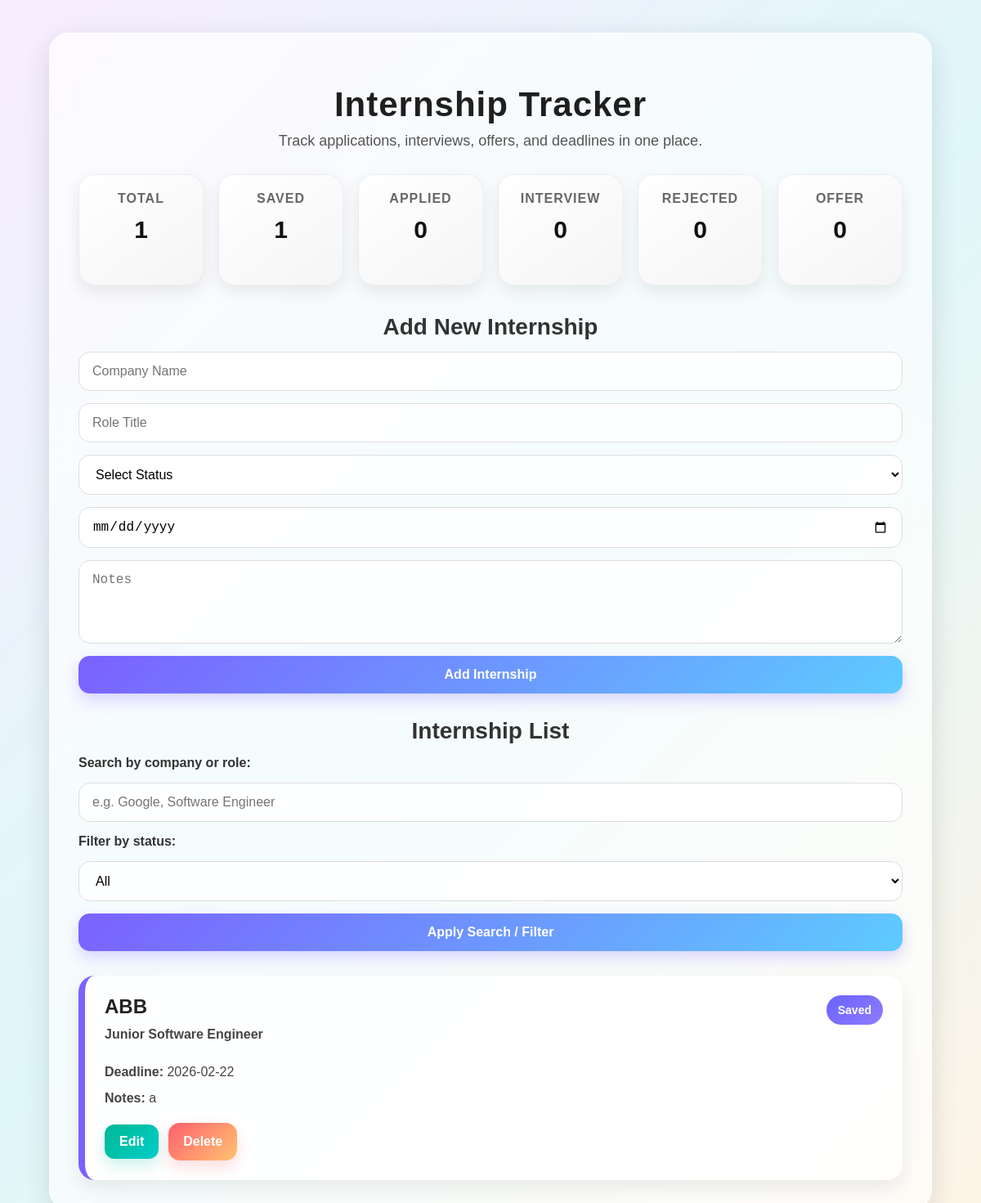
The page / on the database its author committed.
### tables this page shows
CREATE TABLE internships (
            id INTEGER PRIMARY KEY AUTOINCREMENT,
            company TEXT NOT NULL,
            role TEXT NOT NULL,
            status TEXT NOT NULL,
            deadline TEXT NOT NULL,
            notes TEXT
        );

### app.py (the view)
@app.route("/")
def home():
    selected_status = request.args.get("status", "")
    search_query = request.args.get("search", "").strip()
    conn = get_db_connection()
    total_count = conn.execute("SELECT COUNT(*) FROM internships").fetchone()[0]
    saved_count = conn.execute("SELECT COUNT(*) FROM internships WHERE status = 'Saved'").fetchone()[0]
    applied_count = conn.execute("SELECT COUNT(*) FROM internships WHERE status = 'Applied'").fetchone()[0]
    interview_count = conn.execute("SELECT COUNT(*) FROM internships WHERE status = 'Interview'").fetchone()[0]
    rejected_count = conn.execute("SELECT COUNT(*) FROM internships WHERE status = 'Rejected'").fetchone()[0]
    offer_count = conn.execute("SELECT COUNT(*) FROM internships WHERE status = 'Offer'").fetchone()[0]
    query = "SELECT * FROM internships WHERE 1=1"
    params = []
    if selected_status and selected_status != "All":
        query += " AND status = ?"
        params.append(selected_status)
    if search_query:
        query += " AND (company LIKE ? OR role LIKE ?)"
        params.append(f"%{search_query}%")
        params.append(f"%{search_query}%")
    query += " ORDER BY id DESC"
    internships = conn.execute(query, params).fetchall()
    conn.close()
    return render_template(
        "index.html",
        internships=internships,
        selected_status=selected_status,
        search_query=search_query,
        total_count=total_count,
        saved_count=saved_count,
        applied_count=applied_count,
        interview_count=interview_count,
        rejected_count=rejected_count,
        offer_count=offer_count
    )

### app.py (called while the page is built)
def get_db_connection():
    conn = sqlite3.connect("internships.db")
    conn.row_factory = sqlite3.Row
    return conn

### templates/index.html (shortened to what this page needs)
<!DOCTYPE html>
<html lang="en">
<head>
    <link rel="stylesheet" href="{{ url_for('static', filename='style.css') }}">
</head>
<body>
    <div class="container">
        <div class="hero">
            <h1>Internship Tracker</h1>
            <p class="subtitle">Track applications, interviews, offers, and deadlines in one place.</p>
        </div>
        <div class="dashboard">
            <div class="stat-card"><h3>Total</h3><p>{{ total_count }}</p></div>
            <div class="stat-card"><h3>Saved</h3><p>{{ saved_count }}</p></div>
            <div class="stat-card"><h3>Applied</h3><p>{{ applied_count }}</p></div>
            <div class="stat-card"><h3>Interview</h3><p>{{ interview_count }}</p></div>
            <div class="stat-card"><h3>Rejected</h3><p>{{ rejected_count }}</p></div>
            <div class="stat-card"><h3>Offer</h3><p>{{ offer_count }}</p></div>
        </div>
        <div class="section-header">
            <h2>Add New Internship</h2>
        </div>
        <form action="/add" method="POST" class="internship-form">
            <input type="text" name="company" placeholder="Company Name" required>
            <input type="text" name="role" placeholder="Role Title" required>
            <select name="status" required>
                <option value="">Select Status</option>
            </select>
            <input type="date" name="deadline" required>
            <textarea name="notes" placeholder="Notes" rows="4"></textarea>
            <button type="submit">Add Internship</button>
        </form>
        <div class="section-header">
            <h2>Internship List</h2>
        </div>
        <form action="/" method="GET" class="filter-form">
            <label for="search"><strong>Search by company or role:</strong></label>
            <input type="text" name="search" id="search" placeholder="e.g. Google, Software Engineer" value="{{ search_query }}">
            <label for="status"><strong>Filter by status:</strong></label>
            <select name="status" id="status">
                <option value="All" {% if selected_status == "All" or selected_status == "" %}selected{% endif %}>All</option>
            </select>
            <button type="submit">Apply Search / Filter</button>
        </form>
        {% if internships %}
            <div class="internship-list">
                {% for internship in internships %}
                    <div class="card">
                        <div class="card-top">
                            <div>
                                <h3>{{ internship.company }}</h3>
                                <p class="role-line">{{ internship.role }}</p>
                            </div>
                            <span class="status-badge status-{{ internship.status|lower }}">
                                {{ internship.status }}
                            </span>
                        </div>
                        <p><strong>Deadline:</strong> {{ internship.deadline }}</p>
                        <p><strong>Notes:</strong> {{ internship.notes }}</p>
                        <div class="button-group">
                            <a href="/edit/{{ internship.id }}" class="edit-link">Edit</a>
                            <form action="/delete/{{ internship.id }}" method="POST">
                                <button type="submit" class="delete-btn">Delete</button>
                            </form>
                        </div>
                    </div>
                {% endfor %}
            </div>
        {% else %}
            <p>No internships found for this search or filter.</p>
        {% endif %}
    </div>
</body>
</html>

### static/style.css (style rules this page uses)
* { box-sizing: border-box; }
body { font-family: Arial, sans-serif; margin: 0; padding: 0; background: linear-gradient(135deg, #f8edff, #e0f7fa, #fff4e6); min-height: 100vh; color: #222; }
.container { width: 90%; max-width: 1100px; margin: 40px auto; padding: 35px; background: rgba(255, 255, 255, 0.65); border-radius: 24px; backdrop-filter: blur(14px); box-shadow: 0 10px 35px rgba(0, 0, 0, 0.12); border: 1px solid rgba(255, 255, 255, 0.4); }
.hero { text-align: center; margin-bottom: 30px; }
h1 { font-size: 42px; margin-bottom: 10px; color: #1f1f1f; letter-spacing: 1px; }
.subtitle { margin: 0; font-size: 18px; color: #555; }
.section-header { margin-top: 28px; margin-bottom: 14px; }
h2 { text-align: center; color: #333; font-size: 28px; margin: 0; }
.dashboard { display: grid; grid-template-columns: repeat(auto-fit, minmax(140px, 1fr)); gap: 18px; margin-bottom: 35px; }
.stat-card { background: linear-gradient(145deg, #ffffff, #f5f5f5); border-radius: 20px; padding: 20px; text-align: center; box-shadow: 0 8px 20px rgba(0, 0, 0, 0.08); transition: transform 0.25s ease, box-shadow 0.25s ease; border: 1px solid rgba(0, 0, 0, 0.05); }
.stat-card h3 { margin: 0; font-size: 16px; color: #666; text-transform: uppercase; letter-spacing: 1px; }
.stat-card p { margin-top: 12px; font-size: 30px; font-weight: bold; color: #111; }
.internship-form, .filter-form { display: flex; flex-direction: column; gap: 15px; margin-bottom: 30px; }
input, select, textarea { width: 100%; padding: 14px 16px; font-size: 16px; border-radius: 14px; border: 1px solid #ddd; background: rgba(255, 255, 255, 0.9); outline: none; transition: 0.25s ease; }
textarea { resize: vertical; min-height: 100px; }
button { padding: 14px 18px; font-size: 16px; font-weight: bold; border: none; border-radius: 14px; cursor: pointer; transition: 0.25s ease; background: linear-gradient(135deg, #7b61ff, #5ecbff); color: white; box-shadow: 0 8px 18px rgba(123, 97, 255, 0.25); }
.internship-list { display: flex; flex-direction: column; gap: 20px; }
.card { background: rgba(255, 255, 255, 0.88); padding: 24px; border-radius: 20px; box-shadow: 0 10px 24px rgba(0, 0, 0, 0.08); border-left: 8px solid #7b61ff; transition: transform 0.25s ease, box-shadow 0.25s ease; }
.card-top { display: flex; justify-content: space-between; align-items: flex-start; gap: 12px; margin-bottom: 14px; }
.card h3 { margin: 0; font-size: 24px; color: #222; }
.role-line { margin-top: 6px; font-size: 16px; color: #666; font-weight: bold; }
.card p { margin: 8px 0; color: #444; line-height: 1.5; }
.status-badge { padding: 10px 14px; border-radius: 999px; font-size: 14px; font-weight: bold; color: white; white-space: nowrap; }
.status-saved { background: linear-gradient(135deg, #6c63ff, #8b7dff); }
.button-group { margin-top: 18px; display: flex; gap: 12px; align-items: center; flex-wrap: wrap; }
.edit-link { display: inline-block; padding: 12px 18px; border-radius: 12px; text-decoration: none; font-weight: bold; color: white; background: linear-gradient(135deg, #00b894, #00cec9); transition: 0.25s ease; box-shadow: 0 8px 18px rgba(0, 184, 148, 0.2); }
.delete-btn { background: linear-gradient(135deg, #ff5f6d, #ffc371); box-shadow: 0 8px 18px rgba(255, 95, 109, 0.22); }
label { font-weight: bold; color: #333; }
a { color: #6c4cff; }

### rows shown on the page
internships: company "ABB", role "Junior Software Engineer", status "Saved", deadline "2026-02-22", notes "a"

### other values the page prints
{{ total_count }} "1"
{{ saved_count }} "1"
{{ applied_count }} "0"
{{ interview_count }} "0"
{{ rejected_count }} "0"
{{ offer_count }} "0"
